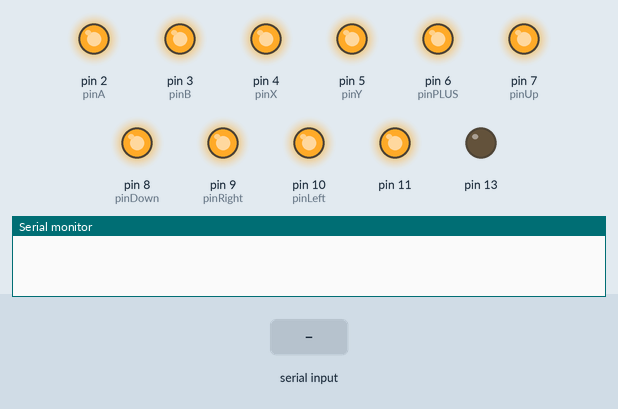
Bench run of a sketch on a simulated Arduino Uno, built with avr-gcc and run on an emulated ATmega328P. Parts: output pins drawn as LEDs (lit = HIGH), the last lines printed to the serial monitor. The inputs (shaded band) are chosen by the test bench.

Above: at 1.2 s.
1.3 s: "9" received over Serial
At 3.2 s:
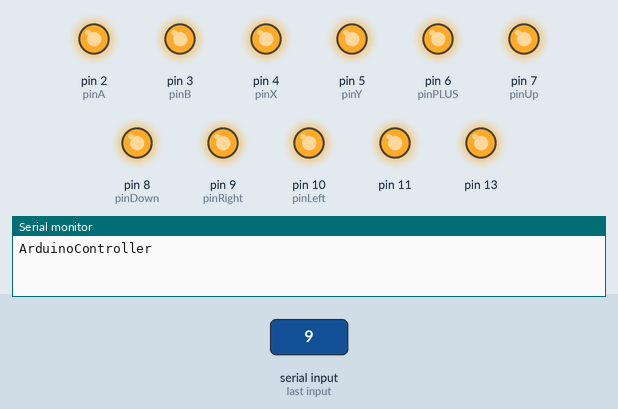
4.3 s: "A" received over Serial
At 4.4 s:
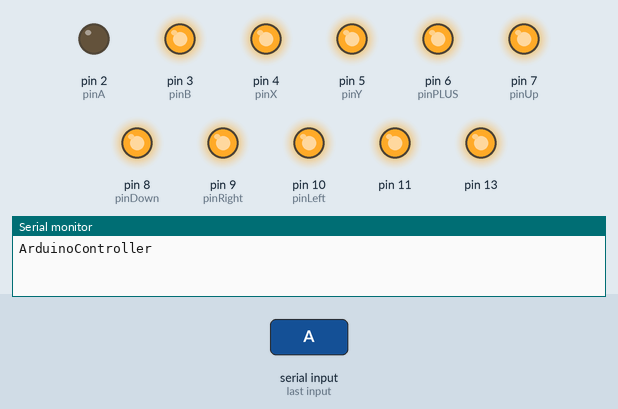
6.0 s: "B" received over Serial
At 6.1 s:
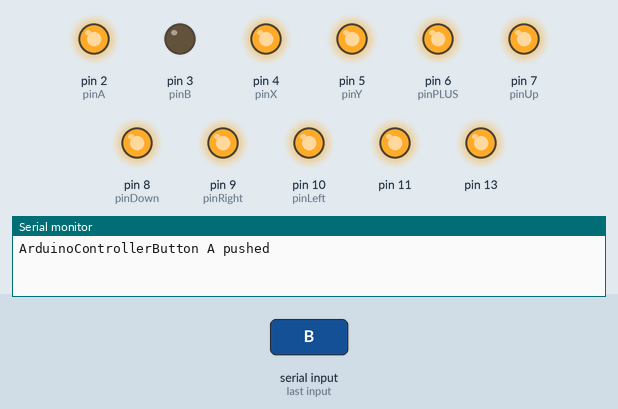
7.7 s: "X" received over Serial
At 7.8 s:
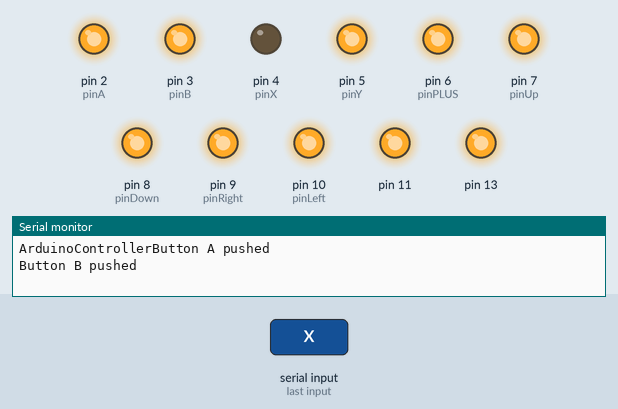
9.4 s: "Y" received over Serial
At 9.5 s:
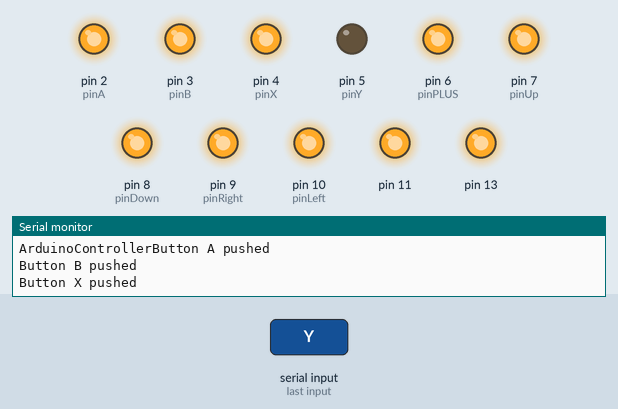
11.1 s: "P" received over Serial
At 11.2 s:
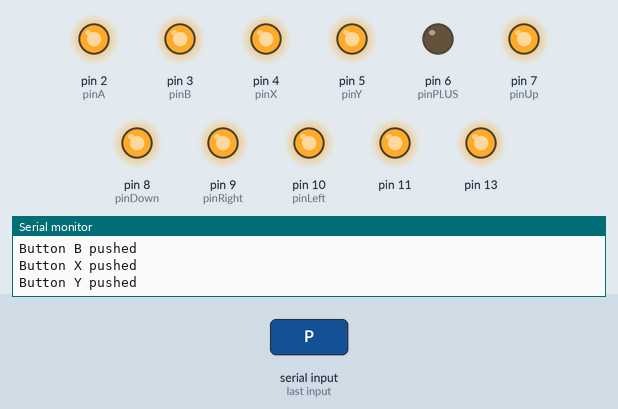
Timing chart, 0 to 13.8 s (numbered marks = the images above; inputs shaded):
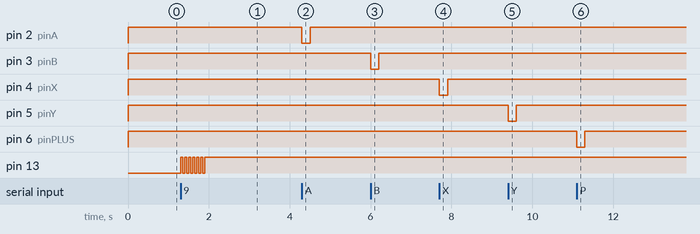

The sketch:

ArduinoUNO.ino
```cpp
bool connection = false;

int pinA = 2;
int pinB = 3;
int pinX = 4;
int pinY = 5;
int pinPLUS = 6;
int pinUp = 7;
int pinDown = 8;
int pinRight = 9;
int pinLeft = 10;

uint32_t myDelay = 200;

void setup() {
  for (int i = 2; i<=11; i++){
    pinMode(i, OUTPUT);
    digitalWrite(i, HIGH);
  }

  pinMode(13, OUTPUT);
  digitalWrite(13, LOW);

  Serial.begin(9600);
  Serial.setTimeout(1);
}


void loop() {

  while (!Serial.available());  // Bucle infinito mientras la condicion sea true, Cuando la condicion sea false, se rompe el bucle y continua la ejecucion

  String data = Serial.readString(); // Leemos la conexion serial como string

  if(connection == false && data == "9"){
    Serial.print("ArduinoController");
    connection = true;

    for (int i = 0; i<6; i++){
      digitalWrite(13, HIGH);
      delay(50);
      digitalWrite(13, LOW);
      delay(50);
    }

    digitalWrite(13, HIGH);
  }

  else if (connection == true) {

    if(data == "A"){
      digitalWrite(pinA, LOW);
      delay(myDelay);
      digitalWrite(pinA, HIGH);
      Serial.println("Button A pushed");
    }

    if(data == "B"){
      digitalWrite(pinB, LOW);
      delay(myDelay);
      digitalWrite(pinB, HIGH);
      Serial.println("Button B pushed");
    }

    if(data == "X"){
      digitalWrite(pinX, LOW);
      delay(myDelay);
      digitalWrite(pinX, HIGH);
      Serial.println("Button X pushed");
    }

    if(data == "Y"){
      digitalWrite(pinY, LOW);
      delay(myDelay);
      digitalWrite(pinY, HIGH);
      Serial.println("Button Y pushed");
    }

    if(data == "P"){
      digitalWrite(pinPLUS, LOW);
      delay(myDelay);
      digitalWrite(pinPLUS, HIGH);
      Serial.println("Button PLUS pushed");
    }

    if(data == "U"){
      digitalWrite(pinUp, LOW);
      delay(myDelay);
      digitalWrite(pinUp, HIGH);
      Serial.println("Button UP pushed");
    }

    if(data == "D"){
      digitalWrite(pinDown, LOW);
      delay(myDelay);
      digitalWrite(pinDown, HIGH);
      Serial.println("Button DOWN pushed");
    }

    if(data == "R"){
      digitalWrite(pinRight, LOW);
      delay(myDelay);
      digitalWrite(pinRight, HIGH);
      Serial.println("Button RIGHT pushed");
    }

    if(data == "L"){
      digitalWrite(pinLeft, LOW);
      delay(myDelay);
      digitalWrite(pinLeft, HIGH);
      Serial.println("Button LEFT pushed");
    }


  }
}
```

Measured:
- after the input at 1.3 s, pin 13: alternates HIGH for 0.05 s and LOW for 0.05 s, 13 changes in all, then stays HIGH, starting at once
- after the input at 4.3 s, pin 2 (pinA): HIGH → LOW at once, → HIGH 0.20 s later
- after the input at 6.0 s, pin 3 (pinB): HIGH → LOW at once, → HIGH 0.20 s later
- after the input at 7.7 s, pin 4 (pinX): HIGH → LOW at once, → HIGH 0.20 s later
- after the input at 9.4 s, pin 5 (pinY): HIGH → LOW at once, → HIGH 0.20 s later
- after the input at 11.1 s, pin 6 (pinPLUS): HIGH → LOW at once, → HIGH 0.20 s later
